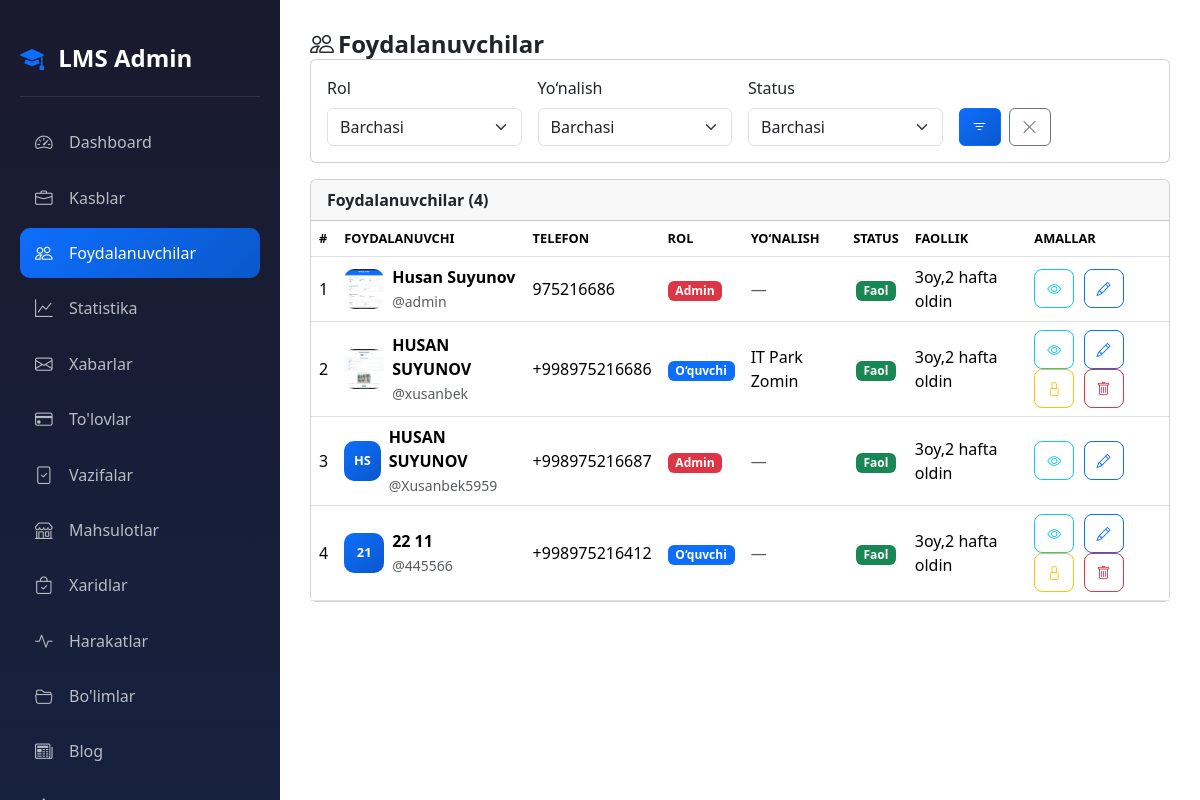
The page /dashboard/users/ (signed in) on the database as committed earlier.
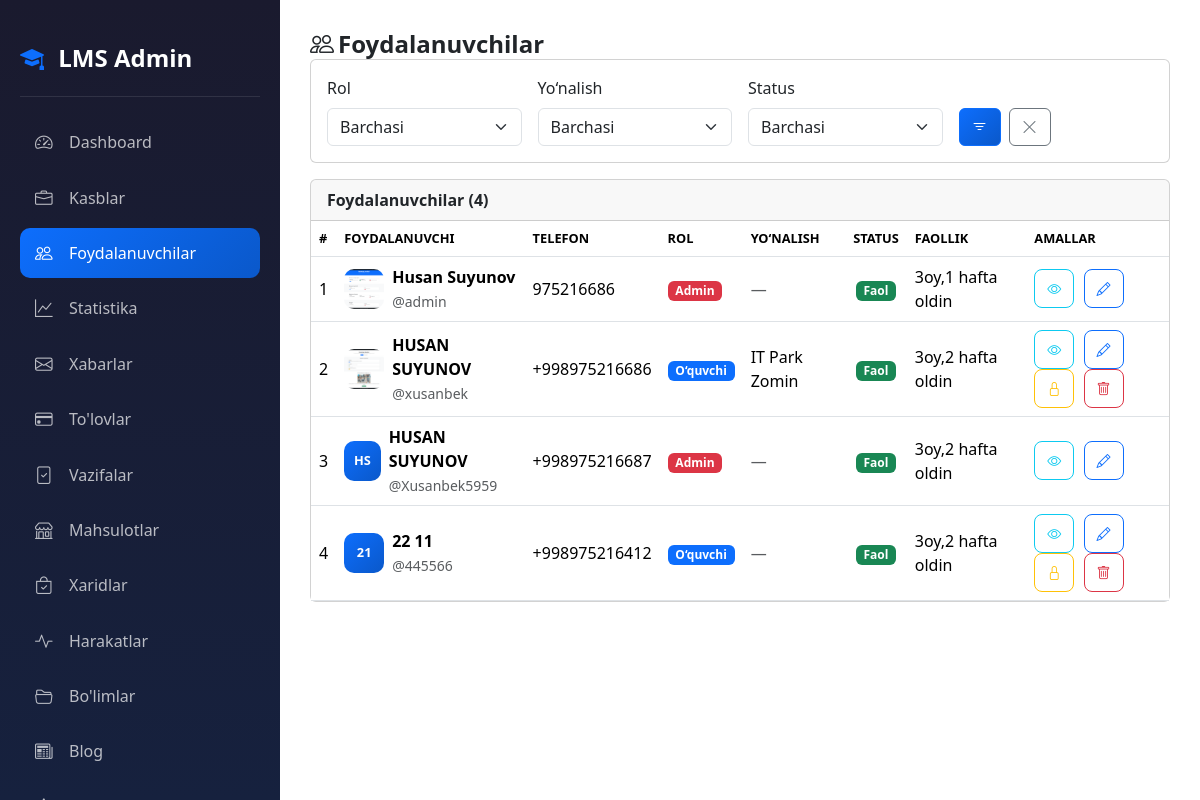
The same page on the database as committed later.
### accounts/models.py (models this page shows, shortened)
class CustomUser(AbstractUser):
    ROLE_CHOICES = (
        ('admin', 'Admin'),
        ('teacher', 'O\'qituvchi'),
        ('student', 'O\'quvchi'),
    )
    first_name = models.CharField(max_length=100, verbose_name="Ism")
    last_name = models.CharField(max_length=100, verbose_name="Familiya")
    phone = models.CharField(max_length=20, unique=True, verbose_name="Telefon raqam")
    role = models.CharField(max_length=20, choices=ROLE_CHOICES, default='student', verbose_name="Rol")
    photo = models.ImageField(upload_to='profiles/', blank=True, null=True, verbose_name="Profil rasmi")
    profession = models.ForeignKey(Profession, on_delete=models.SET_NULL, null=True, blank=True, related_name='students', verbose_name="Yo'nalish")
    is_blocked = models.BooleanField(default=False, verbose_name="Bloklangan")
    last_activity = models.DateTimeField(null=True, blank=True, verbose_name="Oxirgi faollik")
    bio = models.TextField(blank=True, null=True, verbose_name="O'zi haqida")
    coins = models.IntegerField(default=0, verbose_name="Coinlar")
    total_online_time = models.IntegerField(default=0, verbose_name="Jami online vaqt (daqiqa)")
    address = models.CharField(max_length=300, blank=True, null=True, verbose_name="Yashash manzili")
    birth_date = models.DateField(null=True, blank=True, verbose_name="Tug'ilgan kuni")
    id_card = models.FileField(upload_to='documents/id_cards/', blank=True, null=True, verbose_name="ID karta/Pasport")
    birth_certificate = models.FileField(upload_to='documents/birth_certificates/', blank=True, null=True, verbose_name="Tug'ilganlik haqida guvohnoma")
    @property
    def is_admin(self):
        return self.role == 'admin'
    @property
    def is_online(self):
        if self.last_activity:
            now = timezone.now()
            diff = now - self.last_activity
            return diff.total_seconds() < 300
        return False
    @property
    def full_name(self):
        return f"{self.first_name} {self.last_name}"
    def get_initials(self):
        first = self.first_name[0] if self.first_name else ''
        last = self.last_name[0] if self.last_name else ''
        return f"{first}{last}".upper()
    class Meta:
        verbose_name = "Foydalanuvchi"
        verbose_name_plural = "Foydalanuvchilar"

### accounts/views.py (the view)
# urls.py: path('dashboard/users/', views.admin_users, name='admin_users'),
@login_required
def admin_users(request):
    if not request.user.is_admin:
        return redirect('home')
    role_filter = request.GET.get('role', '')
    profession_filter = request.GET.get('profession', '')
    status_filter = request.GET.get('status', '')
    users = CustomUser.objects.all()
    if role_filter:
        users = users.filter(role=role_filter)
    if profession_filter:
        users = users.filter(profession_id=profession_filter)
    if status_filter == 'blocked':
        users = users.filter(is_blocked=True)
    elif status_filter == 'active':
        users = users.filter(is_blocked=False)
    professions = Profession.objects.all()
    return render(request, 'accounts/admin/users.html', {
        'users': users,
        'professions': professions,
        'role_filter': role_filter,
        'profession_filter': profession_filter,
        'status_filter': status_filter,
    })

### accounts/management/commands/check_birthdays.py (called while the page is built, shortened)
    def handle(self, *args, **kwargs):
        today = timezone.now().date()
        users = CustomUser.objects.filter(birth_date__day=today.day, birth_date__month=today.month)
        if not users.exists():
            self.stdout.write(self.style.SUCCESS('No birthdays today.'))
            return

### accounts/templates/accounts/admin/users.html (shortened to what the changed rows need)
{% extends 'accounts/admin/base_admin.html' %}
{% block admin_content %}
<div class="admin-ios">
<h1 class="page-title">
    <i class="bi bi-people me-1"></i>Foydalanuvchilar
</h1>
<div class="card">
    <div class="card-body p-0">
    {% if users %}
    <div class="table-responsive">
        <table class="table mb-0">
            <thead>
                <tr>
                    <th>#</th>
                    <th>Foydalanuvchi</th>
                    <th>Telefon</th>
                    <th>Rol</th>
                    <th>Yo‘nalish</th>
                    <th class="text-center">Status</th>
                    <th>Faollik</th>
                    <th>Amallar</th>
                </tr>
            </thead>
            <tbody>
            {% for u in users %}
            <tr>
                <td data-label="#"> {{ forloop.counter }} </td>
                <td data-label="Foydalanuvchi">
                    <div class="d-flex align-items-center gap-2">
                        {% if u.photo %}
                        <img src="{{ u.photo.url }}" class="user-avatar-sm">
                        {% else %}
                        <div class="user-avatar-placeholder">{{ u.get_initials }}</div>
                        {% endif %}
                        <div>
                            <strong>{{ u.full_name }}</strong>
                            <br><small class="text-muted">@{{ u.username }}</small>
                        </div>
                    </div>
                </td>
                <td data-label="Telefon">{{ u.phone }}</td>
                <td data-label="Rol">
                    <span class="badge
                        {% if u.role == 'admin' %}bg-danger
                        {% elif u.role == 'teacher' %}bg-success
                        {% else %}bg-primary{% endif %}">
                        {% if u.role == 'admin' %}Admin{% elif u.role == 'teacher' %}O‘qituvchi{% else %}O‘quvchi{% endif %}
                    </span>
                </td>
                <td data-label="Yo‘nalish">
                    {% if u.profession %}{{ u.profession.name }}{% else %}<span class="text-muted">—</span>{% endif %}
                </td>
                <td data-label="Status" class="text-center">
                    {% if u.is_blocked %}
                    <span class="badge bg-danger">Bloklangan</span>
                    {% else %}
                    <span class="badge bg-success">Faol</span>
                    {% endif %}
                </td>
                <td data-label="Faollik">
                    {% if u.last_activity %}
                        {{ u.last_activity|timesince }} oldin
                    {% else %}
                        <span class="text-muted">—</span>
                    {% endif %}
                </td>
                <td data-label="Amallar" class="action-btns">
                    <a href="{% url 'admin_user_view' u.pk %}" class="btn btn-sm btn-outline-info">
                        <i class="bi bi-eye"></i>
                    </a>
                    <a href="{% url 'admin_user_edit' u.pk %}" class="btn btn-sm btn-outline-primary">
                        <i class="bi bi-pencil"></i>
                    </a>
                </td>
            </tr>
            {% endfor %}
            </tbody>
        </table>
    </div>
    {% else %}
    <div class="text-center py-5 text-muted">
        <i class="bi bi-people" style="font-size:2.5rem;"></i>
        <p class="mt-2 mb-0">Foydalanuvchilar topilmadi</p>
    </div>
    {% endif %}
    </div>
</div>
</div>
{% endblock %}

Rows that differ between the two databases and show on the page:
changed CustomUser "Husan Suyunov": last_activity "3oy,2 hafta" → "3oy,1 hafta"
